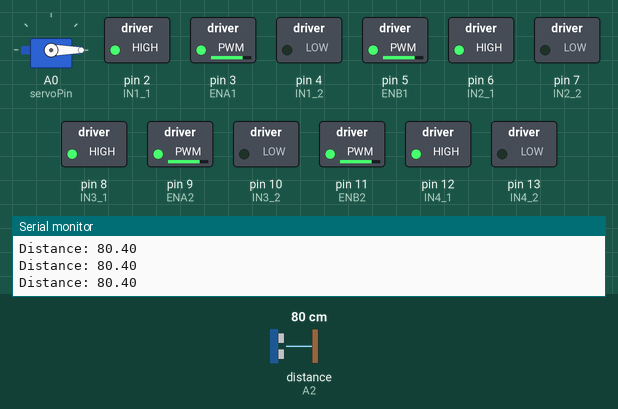
Simulated run of this sketch. Board: Arduino Uno, built with avr-gcc and run on an emulated ATmega328P. On the bench: servo, switched loads named in the sketch (green lamp = pin HIGH), the last lines printed to the serial monitor. Wiring (inferred from the names in the program): ultrasonic range finder: trigger A1; echo A2. The test bench sets the inputs (shaded band); at power-on: distance to the obstacle (sensor on A2) 80 cm. The echo pulse lasts 58.3 µs per cm; pins used as bus, display or sensor lines are not drawn.

Above: at 1.2 s.
1.3 s: distance to the obstacle (sensor on A2) set to 11 cm
2.8 s: distance to the obstacle (sensor on A2) set to 8 cm
At 4.2 s:
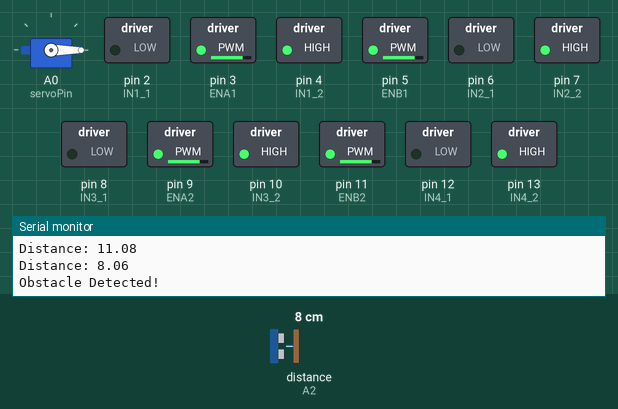
8.4 s: distance to the obstacle (sensor on A2) set to 18 cm
At 9.2 s:
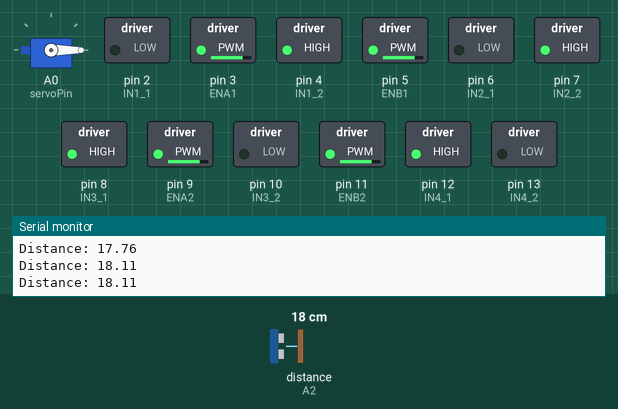
10.4 s: distance to the obstacle (sensor on A2) set to 2 cm
At 11.2 s:
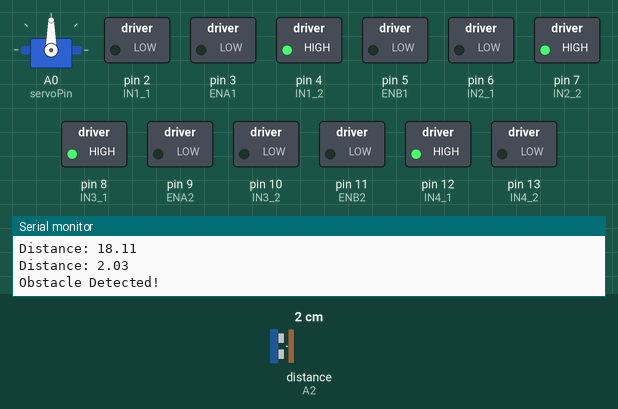
12.9 s: distance to the obstacle (sensor on A2) set to 35 cm
At 13.8 s:
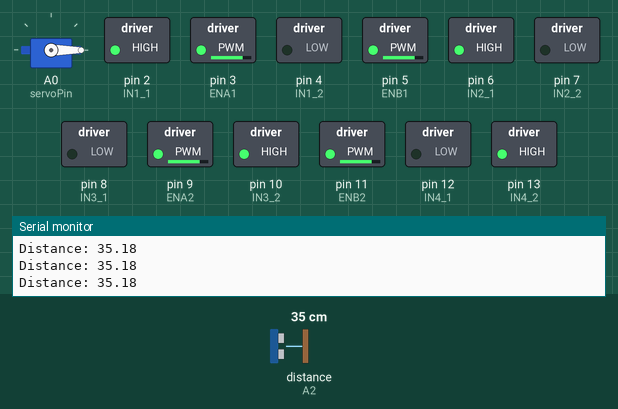
14.9 s: distance to the obstacle (sensor on A2) set to 4 cm
At 15.5 s:
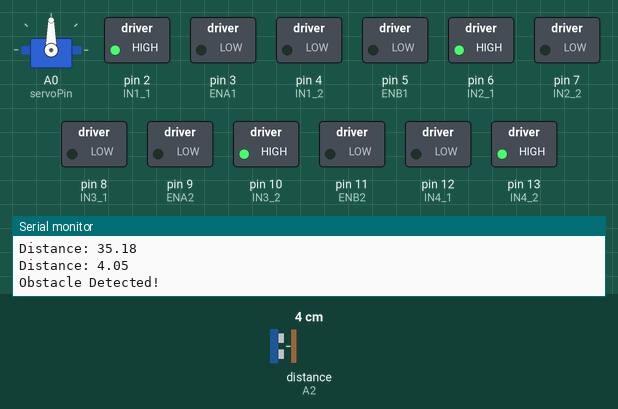
Timing chart, 0 to 18.4 s (numbered marks = the images above; inputs shaded):
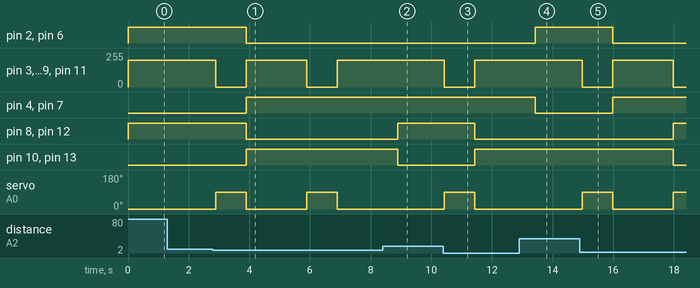

Measured:
- the behaviour switches between 10 and 9 cm on distance to the obstacle (sensor on A2) (found by bisection; images 0 and 1)
- after the input at 2.8 s, pin 2 (IN1_1): HIGH → LOW after 1.1 s; pin 3 (ENA1): alternates 200/255 for 2.0 s and 0/255 for 1.0 s, starting after 0.10 s
- after the input at 8.4 s, pin 3 (ENA1), pin 5 (ENB1): stays 200/255 (without the input it goes to 0/255 after 0.50 s)
- after the input at 10.4 s, pin 3 (ENA1), pin 5 (ENB1), pin 9 (ENA2), pin 11 (ENB2): 200/255 → 0/255 at once, → 200/255 1.0 s later; pin 8 (IN3_1), pin 12 (IN4_1): HIGH → LOW after 1.0 s; pin 10 (IN3_2), pin 13 (IN4_2): LOW → HIGH after 1.0 s; servo on A0 (servoPin): 0° → 90° at once, → 0° 1.0 s later
- after the input at 12.9 s, pin 2 (IN1_1): goes on until 13.4 s, then stays HIGH; pin 3 (ENA1): stays 200/255 (without the input it goes to 0/255 after 0.53 s)
- after the input at 14.9 s, pin 2 (IN1_1): HIGH → LOW after 1.1 s; pin 3 (ENA1): 200/255 → 0/255 after 0.08 s, → 200/255 1.0 s later, → 0/255 2.0 s later

The sketch:

Obstacle-Avoiding-Robot-Arduino.ino
```cpp
#include <Servo.h>

// Ultrasonic
const int trigPin = A1;
const int echoPin = A2;

// Servo
Servo myServo;
const int servoPin = A0;

// Motor 1 (L293D #1)
const int ENA1 = 3;
const int IN1_1 = 2;
const int IN1_2 = 4;

// Motor 2 (L293D #1)
const int ENB1 = 5;
const int IN2_1 = 6;
const int IN2_2 = 7;

// Motor 3 (L293D #2)
const int ENA2 = 9;
const int IN3_1 = 8;
const int IN3_2 = 10;

// Motor 4 (L293D #2)
const int ENB2 = 11;
const int IN4_1 = 12;
const int IN4_2 = 13;

long readUltrasonicDistance(int triggerPin, int echoPin) {
  pinMode(triggerPin, OUTPUT);
  digitalWrite(triggerPin, LOW);
  delayMicroseconds(2);
  digitalWrite(triggerPin, HIGH);
  delayMicroseconds(10);
  digitalWrite(triggerPin, LOW);
  pinMode(echoPin, INPUT);
  return pulseIn(echoPin, HIGH);
}

void setup() {
  Serial.begin(9600);

  // إعداد المخارج
  int motorPins[] = {ENA1, IN1_1, IN1_2, ENB1, IN2_1, IN2_2,
                     ENA2, IN3_1, IN3_2, ENB2, IN4_1, IN4_2};
  for (int i = 0; i < 12; i++) {
    pinMode(motorPins[i], OUTPUT);
  }

  pinMode(trigPin, OUTPUT);
  pinMode(echoPin, INPUT);

  myServo.attach(servoPin);
  myServo.write(0);
}

void moveAllForward() {
  digitalWrite(IN1_1, HIGH); digitalWrite(IN1_2, LOW);
  digitalWrite(IN2_1, HIGH); digitalWrite(IN2_2, LOW);
  digitalWrite(IN3_1, HIGH); digitalWrite(IN3_2, LOW);
  digitalWrite(IN4_1, HIGH); digitalWrite(IN4_2, LOW);
  analogWrite(ENA1, 200); analogWrite(ENB1, 200);
  analogWrite(ENA2, 200); analogWrite(ENB2, 200);
}

void moveAllBackward() {
  digitalWrite(IN1_1, LOW); digitalWrite(IN1_2, HIGH);
  digitalWrite(IN2_1, LOW); digitalWrite(IN2_2, HIGH);
  digitalWrite(IN3_1, LOW); digitalWrite(IN3_2, HIGH);
  digitalWrite(IN4_1, LOW); digitalWrite(IN4_2, HIGH);
  analogWrite(ENA1, 200); analogWrite(ENB1, 200);
  analogWrite(ENA2, 200); analogWrite(ENB2, 200);
}

void turnLeft() {
  digitalWrite(IN1_1, LOW); digitalWrite(IN1_2, HIGH);
  digitalWrite(IN2_1, LOW); digitalWrite(IN2_2, HIGH);
  digitalWrite(IN3_1, HIGH); digitalWrite(IN3_2, LOW);
  digitalWrite(IN4_1, HIGH); digitalWrite(IN4_2, LOW);
}

void turnRight() {
  digitalWrite(IN1_1, HIGH); digitalWrite(IN1_2, LOW);
  digitalWrite(IN2_1, HIGH); digitalWrite(IN2_2, LOW);
  digitalWrite(IN3_1, LOW); digitalWrite(IN3_2, HIGH);
  digitalWrite(IN4_1, LOW); digitalWrite(IN4_2, HIGH);
}

void stopAllMotors() {
  analogWrite(ENA1, 0); analogWrite(ENB1, 0);
  analogWrite(ENA2, 0); analogWrite(ENB2, 0);
}

void loop() {
  moveAllForward();
  checkObstacleDuring(30000);

  moveAllBackward();
  checkObstacleDuring(60000);

  for (int i = 0; i < 6; i++) {
    turnLeft();  checkObstacleDuring(5000);
    turnRight(); checkObstacleDuring(5000);
  }
}

void checkObstacleDuring(unsigned long duration) {
  unsigned long start = millis();
  while (millis() - start < duration) {
    long distTime = readUltrasonicDistance(trigPin, echoPin);
    float cm = distTime * 0.01723;
    Serial.print("Distance: "); Serial.println(cm);

    if (cm < 10.0) {
      stopAllMotors();
      Serial.println("Obstacle Detected!");

      myServo.write(90);
      delay(1000);
      myServo.write(0);

      moveAllBackward();
      delay(2000);
      break;
    }

    delay(100);
  }
}
```
